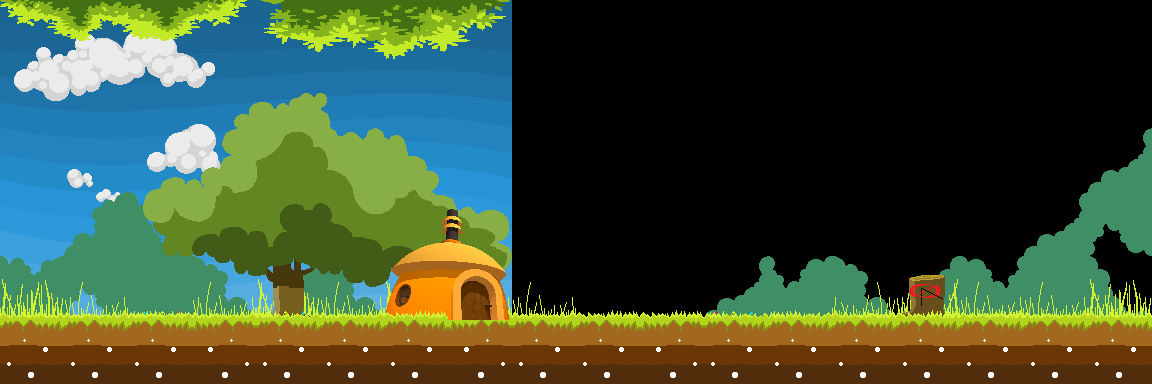

Tiled map render using the project's own tile images. Description and the map definition, with tile-layer contents summarised, below:
An orthogonal 18x6 tile map with 64x64 px tiles, 4 tile layers (fondo2, fondo1, house, 1 plano), 2 tilesets, 3 image layers and 6 objects (2x Warp, Chat, Pombero, Secrets/TatakuaDoor, FruitPack).

<map version="1.0" orientation="orthogonal" width="18" height="6" tilewidth="64" tileheight="64">
 <properties>
  <property name="music" value="Voice_A11_m" />
 </properties>
 <tileset firstgid="1" name="home" tilewidth="64" tileheight="64">
  <image source="home.png" width="512" height="512" />
  <tile id="0">
   <properties>
    <property name="Collision" value="" />
   </properties>
  </tile>
  <tile id="15">
   <properties>
    <property name="collision" value="plane" />
   </properties>
  </tile>
 </tileset>
 <tileset firstgid="65" name="PLANCHA3" tilewidth="64" tileheight="64">
  <image source="PLANCHA3.png" width="512" height="512" />
 </tileset>
 <imagelayer name="Sky" width="18" height="6">
  <image source="cielo.png" trans="00aaff" />
  <properties>
   <property name="padding" value="0.005" />
  </properties>
 </imagelayer>
 <imagelayer name="nubes" width="18" height="6">
  <image source="Clouds2.png" />
  <properties>
   <property name="size" value="norepeatx" />
   <property name="speed" value="0.1" />
  </properties>
 </imagelayer>
 <layer name="fondo2" width="18" height="6">
  <data>[108 cells, 20 non-empty, 7 distinct tile ids]</data>
 </layer>
 <layer name="fondo1" width="18" height="6">
  <data>[108 cells, 14 non-empty, 10 distinct tile ids]</data>
 </layer>
 <layer name="house" width="18" height="6">
  <data>[108 cells, 16 non-empty, 13 distinct tile ids]</data>
 </layer>
 <layer name="1 plano" width="18" height="6">
  <data>[108 cells, 45 non-empty, 19 distinct tile ids]</data>
 </layer>
 <objectgroup name="Capa de Objetos 1" width="18" height="6">
  <object name="salida" type="Warp" x="0" y="0" width="64" height="320">
   <properties>
    <property name="Warp" value="exit" />
   </properties>
  </object>
  <object name="salida" type="Warp" x="1088" y="0" width="64" height="320">
   <properties>
    <property name="Warp" value="exit" />
   </properties>
  </object>
  <object name="Clavel" type="Chat" x="768" y="128" width="320" height="192">
   <properties>
    <property name="OneShotId" value="AdiosArbol" />
    <property name="file" value="GUI/Conversations/ClavelDialogs" />
    <property name="nameId" value="HaciaIguazu" />
   </properties>
  </object>
  <object type="Pombero" x="576" y="128" width="64" height="64" />
  <object name="Start" type="Secrets/TatakuaDoor" x="448" y="256" width="64" height="64" />
  <object type="FruitPack" x="256" y="128" width="64" height="64">
   <properties>
    <property name="depth" value=".5" />
   </properties>
  </object>
 </objectgroup>
 <imagelayer name="Frente" width="18" height="6">
  <image source="Scroll trees 1.png" />
  <properties>
   <property name="offset" value="0,3.5" />
   <property name="padding" value="0, 0.6" />
   <property name="scroll" value="relative" />
   <property name="speed" value="0.1" />
  </properties>
 </imagelayer>
</map>
